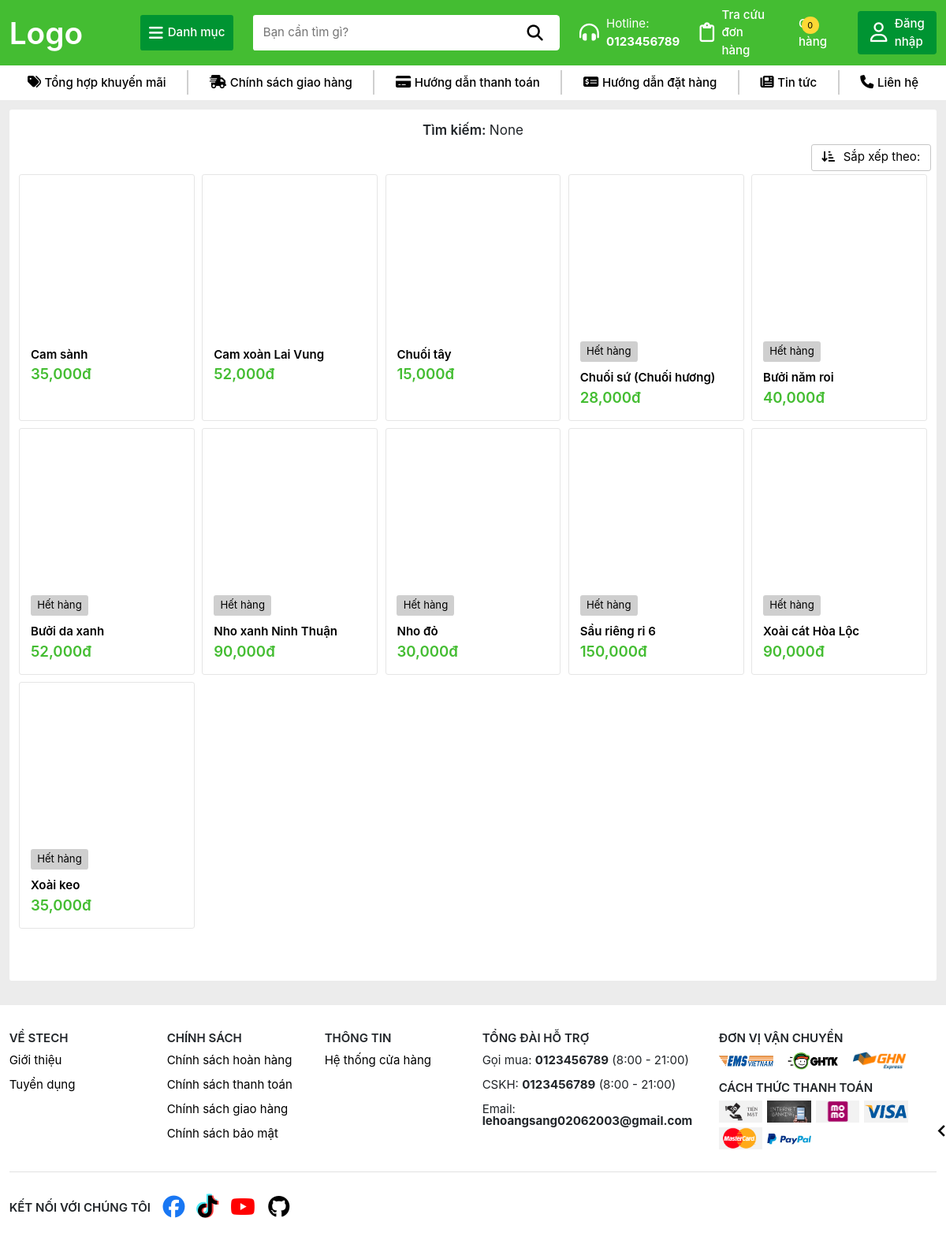
Before: /timkiem/ with the older database file.
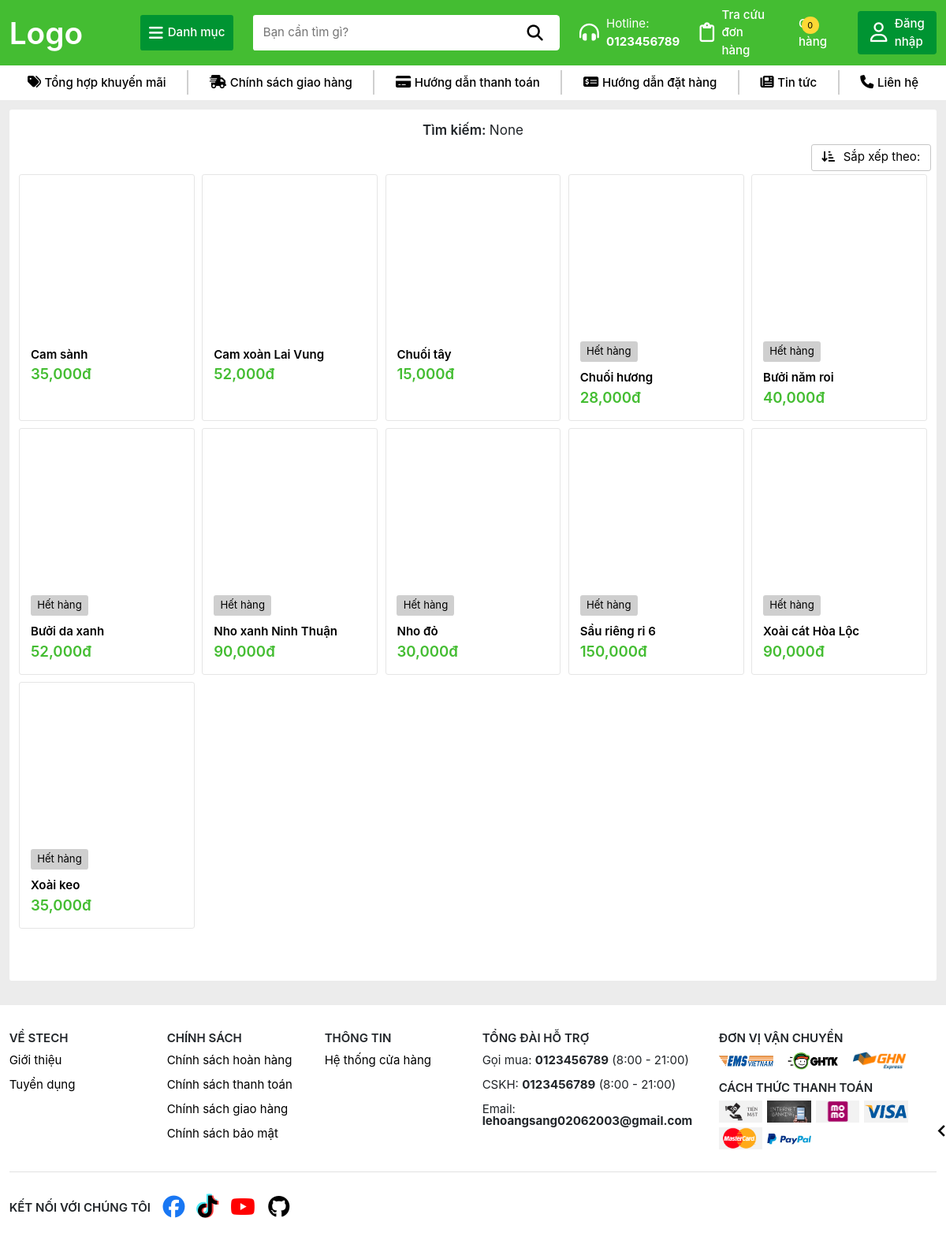
After: the same page with the newer database file.
### TraiCay/models.py (models this page shows)
class SanPham(models.Model):
    MaSP = models.CharField(max_length=10, primary_key=True)
    MaLoai = models.ForeignKey(Loai, on_delete=models.SET_NULL, null=True)
    TenSP = models.CharField(max_length=100)
    DonGia = models.DecimalField(max_digits=10, decimal_places=2)
    MoTa = models.TextField()

### TraiCay/views.py (the view)
# urls.py: path('timkiem/', views.tim_kiem, name='TimKiem'),
def tim_kiem(request):
    query = request.GET.get('q')
    if query:
        sanpham = SanPham.objects.filter(TenSP__icontains=query)
    else:
        sanpham = SanPham.objects.all()
    fruits = []
    for sp in sanpham:
        spkho = ChiTietKho.objects.filter(MaSP=sp)
        quantity = 0
        if spkho:
            for spk in spkho:
                quantity += spk.SoLuongTon
        fruits.append({'fruit': sp, 'quantity': quantity, 'images': HinhAnhSP.objects.filter(SanPham = sp)})
    return render(request, 'timkiem.html', {'value': query, 'Fruits': fruits})

### TraiCay/templates/timkiem.html (shortened to what this page needs)
{% extends 'layout/base.html' %}
{% block content %}
    {% load humanize %}
    {% load static %}
<section class="search-list">
    <div class="search-value d-flex align-items-center justify-content-center">
        <h3>
            Tìm kiếm:
            <span>{{value}}</span>
        </h3>
    </div>
    {% if not Fruits %}
        <div class="search-error d-flex flex-column align-items-center">
            <div class="error-search-image d-flex justify-content-center">
                <img src="{% static 'images/emotes/genshin-impact-emote.png' %}" alt="" />
            </div>
            <form action="/timkiem" method="GET" class="form-search-error d-flex">
                <input type="search" class="input-search-error" name="q" value="{{value}}" placeholder="Tìm kiếm" />
                <button class="submit-search-error" type="submit">Tìm kiếm</button>
            </form>
            <div class="error-search-message d-flex flex-column align-items-center">
                <span>
                    Rất tiếc, chúng tôi không tìm thấy kết quả cho từ khóa của bạn
                </span>
                <span>
                    Vui lòng kiểm tra chính tả, sử dụng các từ tổng quát hơn và thử lại!
                </span>
            </div>
        </div>
    {% else %}
        <div class="sort-dropdown-box d-flex justify-content-end">
            <div class="sort-dropdown">
                <button class="sort-dropdown-btn">
                    <i class="fa-solid fa-arrow-down-short-wide"></i>
                    Sắp xếp theo:
                </button>
            </div>
        </div>
        <div class="product-search-item-list">
            {% for fruit in Fruits %}
                <div class="product-search-item">
                    <div class="product-box">
                        <a href="/sanpham/{{fruit.fruit.MaSP}}" class="product-link">
                            <div class="product-image lazy-loading">
                            </div>
                        </a>
                        {% if fruit.quantity <= 0 %}
                            <div class="out-of-stock mt-1 text-center">
                                Hết hàng
                            </div>
                        {% endif %}
                        <a href="/sanpham/{{fruit.fruit.MaSP}}" class="product-link">
                            <div class="product-name">
                                {{fruit.fruit.TenSP}}
                            </div>
                        </a>
                        <div class="product-price d-flex align-items-center">
                            <span>{{ fruit.fruit.DonGia|floatformat:"0"|intcomma }}đ</span>
                        </div>
                    </div>
                </div>
            {% endfor %}
        </div>
    {% endif %}
</section>
{% endblock %}

### TraiCay/templates/layout/base.html (shortened to what this page needs)
<!DOCTYPE html>
<html lang="en">
<head>
    {% load static %}
    <link rel="stylesheet" href="https://cdnjs.cloudflare.com/ajax/libs/font-awesome/6.4.2/css/all.min.css"
 />
    <link href='https://unpkg.com/boxicons@2.1.4/css/boxicons.min.css' rel='stylesheet'>
    <link href="https://cdn.jsdelivr.net/npm/bootstrap@5.3.1/dist/css/bootstrap.min.css" rel="stylesheet"
>
    <link rel="stylesheet" type="text/css" href="https://cdn.jsdelivr.net/npm/slick-carousel@1.8.1/slick/slick.css" />
    <link rel="stylesheet" type="text/css" href="{% static 'css/home.css' %}" />
    <link rel="stylesheet" type="text/css" href="{% static 'css/style.css' %}" />
    <link rel="stylesheet" type="text/css" href="{% static 'css/collections.css' %}" />
    <link rel="stylesheet" type="text/css" href="{% static 'css/product.css' %}" />
    <link rel="stylesheet" type="text/css" href="{% static 'css/account.css' %}" />
    <link rel="stylesheet" type="text/css" href="{% static 'css/cart.css' %}" />
</head>
<body>
    <header>
        <div class="container-xxl">
            <div id="header">
                <div class="header-box">
                    <a href="\" class="logo">
                        <span>Logo</span>
                    </a>
                </div>
                <div class="categories-btn">
                    <i class="fa-solid fa-bars"></i>
                    <span>Danh mục</span>
                </div>
                <div class="search d-flex align-items-center">
                    <form action="/timkiem" method="GET" class="search-form">
                        <input type="text" id="search" name="q" class="search-box" placeholder="Bạn cần tìm gì?" required autocomplete="off" />
                        <button type="submit" class="search-btn"><i class="fa-solid fa-magnifying-glass"></i></button>
                    </form>
                </div>
                <div class="header-hotline">
                    <i class="fa-solid fa-headphones-simple header-icon"></i>
                    <span>
                        Hotline: <br />
                        <b>0123456789</b>
                    </span>
                </div>
                <div class="order-check">
                    <a href="/account#orders">
                        <i class="fa-regular fa-clipboard header-icon"></i>
                        <span>Tra cứu đơn hàng</span>
                    </a>
                </div>
                <div class="header-btn">
                    <div class="cart-btn">
                        <a href="/giohang">
                            <div class="cart-count-holder">
                                <div class="cart-count">0</div>
                            </div>
                            <span>Giỏ <br>hàng</span>
                        </a>
                    </div>
                </div>
                <div class="login-btn-box position-relative">
                    <div class="login-btn">
                        {% if user.is_authenticated %}
                            <a href="/account" class="logged-link">
                                <span>{{user.username}}</span>
                            </a>
                            <div class="login-info-box account-logged position-absolute">
                                <a href="/account">
                                    <div class="login-info-name">
                                        <span> Xin chào, {{user.username}}</span>
                                    </div>
                                </a>
                                <hr />
                                <a href="/account#orders">
                                    <div class="login-info-order">
                                        <i class="fa-regular fa-clipboard"></i>
                                        <span>Đơn hàng của tôi</span>
                                    </div>
                                </a>
                                <hr />
                                <div class="login-info-logout d-flex align-items-center">
                                    <ion-icon name="log-out-outline"></ion-icon>
                                    <span>Đăng xuất</span>
                                </div>
                            </div>
                        {% else %}
                            <a href="javascript:void(0)" class="login-link">
                                <i class="fa-regular fa-user header-icon login-btn"></i>
                                <span>Đăng<br /> nhập</span>
                            </a>
                        {% endif %}
                    </div>
                </div>
            </div>
        </div>
    </header>
    <nav>
        <div class="container-xxl">
            <div class="navigation">
                <a href="javascript:void(0)" class="nav-item">
                    <i class="fa-solid fa-tags nav-icon"></i>
                    <span>Tổng hợp khuyến mãi</span>
                </a>
                <div class="nav-break"></div>
                <a href="javascript:void(0)" class="nav-item">
                    <i class="fa-solid fa-truck-fast nav-icon"></i>
                    <span>Chính sách giao hàng</span>
                </a>
                <div class="nav-break"></div>
                <a href="javascript:void(0)" class="nav-item">
                    <i class="fa-solid fa-credit-card nav-icon"></i>
                    <span>Hướng dẫn thanh toán</span>
                </a>
                <div class="nav-break"></div>
                <a href="javascript:void(0)" class="nav-item">
                    <i class="fa-solid fa-money-check-dollar nav-icon"></i>
                    <span>Hướng dẫn đặt hàng</span>
                </a>
                <div class="nav-break"></div>
                <a href="javascript:void(0)" class="nav-item">
                    <i class="fa-solid fa-newspaper nav-icon"></i>
                    <span>Tin tức</span>
                </a>
                <div class="nav-break"></div>
                <a href="/about" class="nav-item">
                    <i class="fa-solid fa-phone nav-icon"></i>
                    <span>Liên hệ</span>
                </a>
            </div>
        </div>
    </nav>
    <main>
        <div class="container-xxl">
            {% block content %}
            {% endblock %}
        </div>
    </main>
    <footer>
        <div class="container-xxl">
            <div class="row">
                <div class="col-sm-12 col-md-6 col-lg-2">
                    <div class="footer-col">
                        <div class="footer-title d-flex justify-content-between">
                            VỀ STECH
                        </div>
                        <div class="footer-content">
                            <a href="/about">Giới thiệu</a>
                            <a href="javascript:void(0)">Tuyển dụng</a>
                        </div>
                    </div>
                </div>
                <div class="col-sm-12 col-md-6 col-lg-2">
                    <div class="footer-col">
                        <div class="footer-title d-flex justify-content-between">
                            CHÍNH SÁCH
                        </div>
                        <div class="footer-content">
                            <a href="javascript:void(0)">Chính sách hoàn hàng</a>
                            <a href="javascript:void(0)">Chính sách thanh toán</a>
                            <a href="javascript:void(0)">Chính sách giao hàng</a>
                            <a href="javascript:void(0)">Chính sách bảo mật</a>
                        </div>
                    </div>
                </div>
                <div class="col-sm-12 col-md-6 col-lg-2">
                    <div class="footer-col">
                        <div class="footer-title d-flex justify-content-between">
                            THÔNG TIN
                        </div>
                        <div class="footer-content">
                            <a href="javascript:void(0)">Hệ thống cửa hàng</a>
                        </div>
                    </div>
                </div>
                <div class="col-sm-12 col-md-6 col-lg-3">
                    <div class="footer-col">
                        <div class="footer-title d-flex justify-content-between">
                            TỔNG ĐÀI HỖ TRỢ
                        </div>
                        <div class="footer-content">
                            <div class="footer-list-info">
                                <p>
                                    <span>Gọi mua:</span>
                                    <span>0123456789</span>
                                    <span>(8:00 - 21:00)</span>
                                </p>
                                <p>
                                    <span>CSKH:</span>
                                    <span>0123456789</span>
                                    <span>(8:00 - 21:00)</span>
                                </p>
                                <p>
                                    <span>Email:</span>
                                    <span>lehoangsang02062003@gmail.com</span>
                                </p>
                            </div>
                        </div>
                    </div>
                </div>
                <div class="col-sm-12 col-md-6 col-lg-3">
                    <div class="footer-col">
                        <div class="footer-col">
                            <div class="footer-title d-flex justify-content-between">
                                ĐƠN VỊ VẬN CHUYỂN
                            </div>
                            <div class="footer-content">
                                <div class="footer-delivery d-flex flex-wrap">
                                    <img src="{% static 'images/delivery/emsvn-logo.png' %}" alt="EMS VN" class="delivery-logo">
                                    <img src="{% static 'images/delivery/ghtk-logo.png' %}" alt="GHTK" class="delivery-logo">
                                    <img src="{% static 'images/delivery/ghn-logo.png' %}" alt="GHN" class="delivery-logo">
                                </div>
                            </div>
                        </div>
                    </div>
                    <div class="footer-col">
                        <div class="footer-col">
                            <div class="footer-title d-flex justify-content-between">
                                CÁCH THỨC THANH TOÁN
                            </div>
                            <div class="footer-content">
                                <div class="footer-paylist d-flex flex-wrap">
                                    <img src="{% static 'images/payment/cash-payment.png' %}" alt="" class="payment-item">
                                    <img src="{% static 'images/payment/internet-banking.jpg' %}" alt="..." class="payment-item">
                                    <img src="{% static 'images/payment/momo.png' %}" alt="" class="payment-item">
                                    <img src="{% static 'images/payment/visa.png' %}" alt="" class="payment-item">
                                    <img src="{% static 'images/payment/mastercard.png' %}" alt="" class="payment-item">
                                    <img src="{% static 'images/payment/paypal.jpg' %}" alt="" class="payment-item" />
                                </div>
                            </div>
                        </div>
                    </div>
                </div>
            </div>
            <div class="footer-break"></div>
            <div class="footer-bottom d-flex align-items-center">
                <div class="footer-title">
                    KẾT NỐI VỚI CHÚNG TÔI
                </div>
                <div class="social-list">
                    <a href="javascript:void(0)" class="social-link">
                        <i class="fa-brands fa-facebook social-icon"></i>
                    </a>
                    <a href="javascript:void(0)" class="social-link">
                        <i class="fa-brands fa-tiktok social-icon"></i>
                    </a>
                    <a href="javascript:void(0)" class="social-link">
                        <i class="fa-brands fa-youtube social-icon"></i>
                    </a>
                    <a href="javascript:void(0)" class="social-link">
                        <i class="fa-brands fa-github social-icon"></i>
                    </a>
                </div>
            </div>
        </div>
    </footer>
    <section class="change-theme position-fixed">
        <div class="change-theme-wrapper position-relative">
            <i class='bx bx-chevron-left toogle-theme-btn position-absolute'></i>
        </div>
    </section>
</body>
</html>

Changed rows visible on the page:
changed SanPham: fruit.TenSP "Chuối sứ (Chuối hương)" → "Chuối hương"
